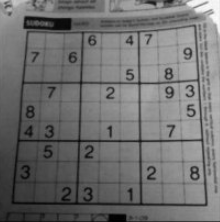
#> input picture pictures/sudoku.png, 220 x 222 px, found by its file name
$ python 2_adaptive_thresholding.py
#> lines starting #> are read from the running program, lines starting #| are printed output that depends on the picture; after the words box and inside, x2 and y2 are one past the last pixel; in counts of white or black regions, pixels touching at a corner belong together
import cv2
import numpy as np
from matplotlib import pyplot as plt

# adaptive thresholding, burda her piksel için aynı eşik değeri kullanmak işimize gelmeyebilir.
# resmin etrafında küçük bir bölgeye göre bir pikselin eşiği alınıyor, bölgesellendirme

image = cv2.imread('pictures/sudoku.png', 0)
#> image: shape (222, 220); min 0, max 253, mean 111.6
image=cv2.blur(image,(3,3))

# simple thresholding
ret, thresh1 = cv2.threshold(image, 160, 255, cv2.THRESH_BINARY)
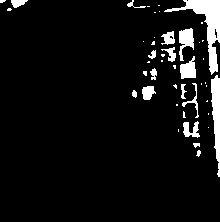
#> thresh1: shape (222, 220); 6.9% white; 45 white regions (28 under 20 px), largest, box (x1, y1, x2, y2) and area: (164, 0, 220, 75) 1088, (211, 75, 220, 177) 588, (179, 28, 194, 61) 283


# adaptive thresholding, 2.eşik değeri üstünde olursa olucağı değer
# ortalamalarına göre eşik alma
# son iki parametre bölge ayarı
thresh2 = cv2.adaptiveThreshold(image, 255, cv2.ADAPTIVE_THRESH_MEAN_C, cv2.THRESH_BINARY, 11, 2)
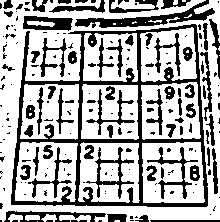
#> thresh2: shape (222, 220); 67.9% white; 191 black regions (121 under 20 px), largest, box (x1, y1, x2, y2) and area: (11, 24, 208, 207) 5462, (75, 0, 215, 28) 1138, (86, 147, 134, 199) 496
thresh3 = cv2.adaptiveThreshold(image, 255, cv2.ADAPTIVE_THRESH_GAUSSIAN_C, cv2.THRESH_BINARY, 11, 2)
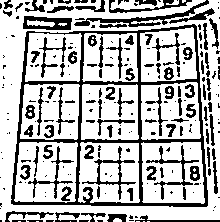
#> thresh3: shape (222, 220); 71.9% white; 232 black regions (136 under 20 px), largest, box (x1, y1, x2, y2) and area: (11, 24, 208, 207) 4397, (74, 0, 209, 27) 643, (23, 16, 72, 30) 440


# resmi göster

titles = ['Original Image','Global Thresholding (v = 127)', 'Adaptive Mean Thresholding', 'Adaptive Gaussian Thresholding']
images = [image, thresh1, thresh2, thresh3]

for i in range(len(images)):
    plt.subplot(2, 2, i+1)
    plt.imshow(images[i], 'gray')
    plt.title(titles[i])
    plt.xticks([])
    plt.yticks([])
#> this loop made 4 passes

plt.show()
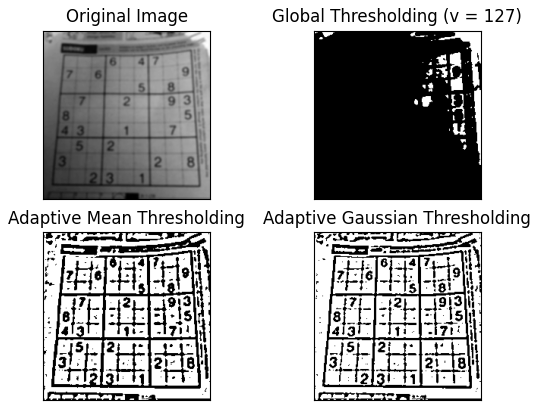
#> figure drawn by matplotlib, 4 panels

cv2.waitKey(0)
cv2.destroyAllWindows()

$ run again, with pictures/apple.png copied over pictures/sudoku.png
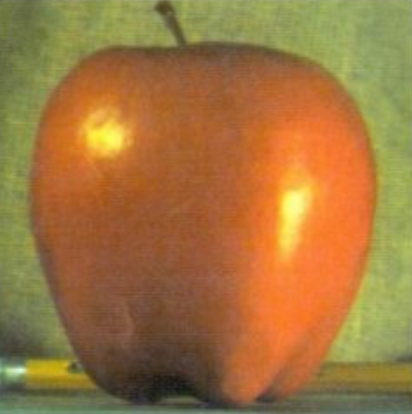
#> input picture pictures/apple.png, 412 x 414 px, found by its file name
#> `ret, thresh1 = cv2.threshold(image, 160, 255, cv2.THRESH_BINARY)`:
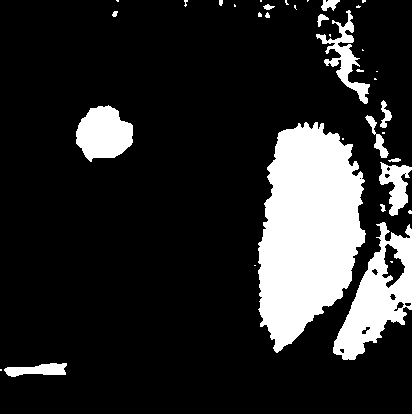
#> thresh1: shape (414, 412); 16.6% white; 37 white regions (21 under 20 px), largest, box (x1, y1, x2, y2) and area: (258, 122, 366, 353) 17342, (333, 222, 412, 360) 4903, (76, 105, 133, 162) 2317
#> thresh2: shape (414, 412); 74.6% white; 1289 black regions (815 under 20 px), largest, box (x1, y1, x2, y2) and area: (34, 2, 381, 358) 5487, (27, 151, 314, 412) 5045, (0, 372, 98, 399) 1157
#> `thresh3 = cv2.adaptiveThreshold(image, 255, cv2.ADAPTIVE_THRESH_GAUSSI..`:
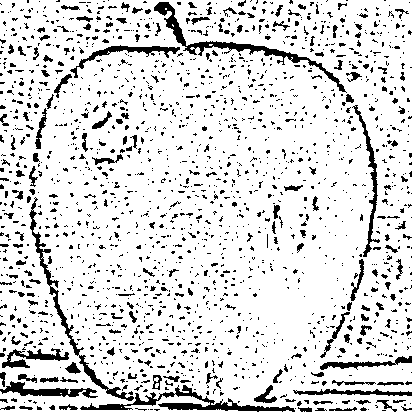
#> thresh3: shape (414, 412); 86.3% white; 1799 black regions (1605 under 20 px), largest, box (x1, y1, x2, y2) and area: (154, 2, 347, 93) 1448, (80, 385, 295, 412) 1383, (29, 197, 134, 401) 1161
#> the loop `for i in range(len(images)):` made 4 passes
